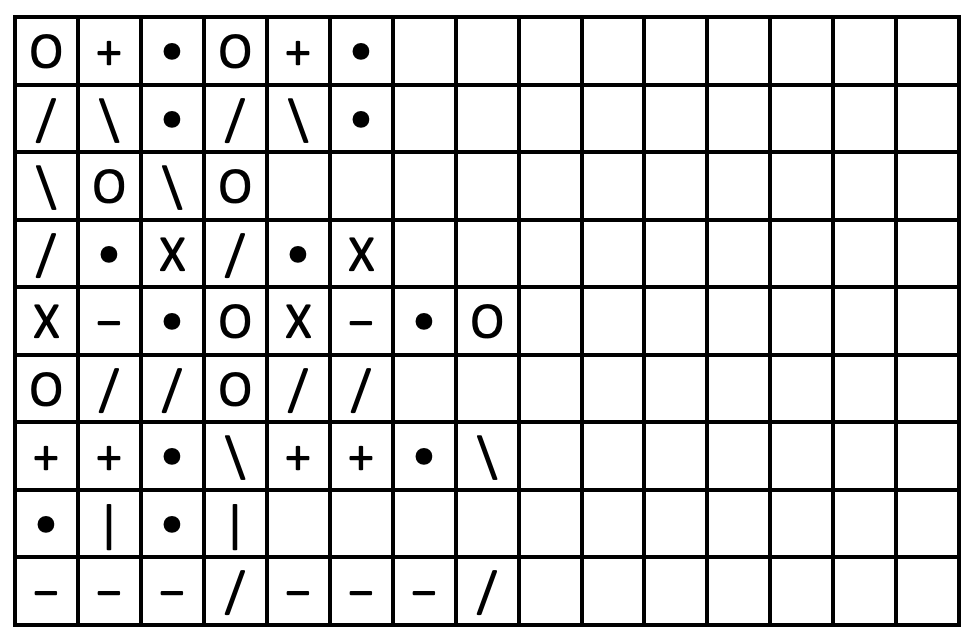
%> input picture Hci575/Homework2/hw2_files/p1_search.png, 978 x 640 px
$ octave p2_code.m   (GNU Octave 9; MATLAB toolbox functions it lacks are replaced by stand-ins)
%> lines starting %> are read from the running program, lines starting %| are printed output that depends on the picture; in (x1, y1, x2, y2) boxes, pixels count from 0 and x2, y2 are one past the last pixel; in counts of white or black regions, pixels touching at a corner belong together; the program's own positions count from 1
%I realized after I did all this that after I did the first part I could've
%just subtracted the first from the second and it would've been the same.
StartingImage = imread('C:\Users\Peyton\Documents\MATLAB\Hci575\Homework2\hw2_files\p1_search.png');
%> StartingImage is the input picture: size 640x978x3 uint8; min 0, max 255, mean 219.1
binary = ~im2bw(StartingImage, 0.5);
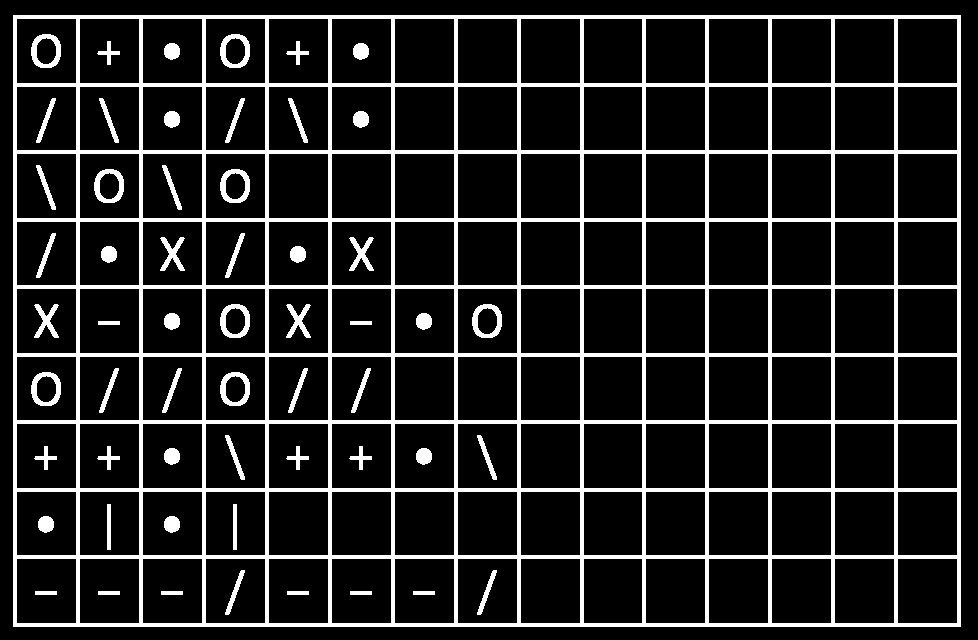
%> binary: size 640x978 logical; 14.1% white; 57 white regions, largest, box (x1, y1, x2, y2) and area: (13, 15, 961, 627) 74528, (31, 34, 61, 68) 458, (220, 34, 250, 68) 458
hostruct = strel('line', 40, 0);
verstruct = strel('line', 40, 90);
ho = imerode(binary, hostruct);
%> ho: size 640x978 logical; 5.8% white; 10 white regions, largest, box (x1, y1, x2, y2) and area: (33, 15, 941, 19) 3632, (33, 83, 941, 87) 3632, (33, 150, 941, 154) 3632
ho= imdilate(ho, hostruct);
%> ho: size 640x978 logical; 6.1% white; 10 white regions, largest, box (x1, y1, x2, y2) and area: (13, 15, 961, 19) 3792, (13, 83, 961, 87) 3792, (13, 150, 961, 154) 3792
ver=imerode(binary, verstruct);
%> ver: size 640x978 logical; 5.9% white; 18 white regions, largest, box (x1, y1, x2, y2) and area: (13, 35, 17, 607) 2288, (76, 35, 80, 607) 2288, (139, 35, 143, 607) 2288
ver=imerode(ver, verstruct);
%> ver: size 640x978 logical; 5.4% white; 16 white regions, largest, box (x1, y1, x2, y2) and area: (13, 55, 17, 587) 2128, (76, 55, 80, 587) 2128, (139, 55, 143, 587) 2128
ver=imdilate(ver, verstruct);
ver=imdilate(ver, verstruct);
%> ver: size 640x978 logical; 6.3% white; 16 white regions, largest, box (x1, y1, x2, y2) and area: (13, 15, 17, 627) 2448, (76, 15, 80, 627) 2448, (139, 15, 143, 627) 2448
EndImageBorder= ho + ver;


figure; imshow(EndImageBorder);

X = ~im2bw(imread('C:\Users\Peyton\Documents\MATLAB\Hci575\Homework2\Symbol_Cutouts\X.png'), 0.5);
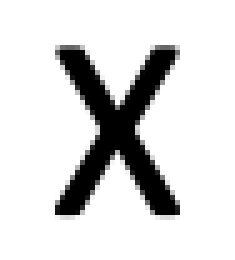
%> input picture Hci575/Homework2/Symbol_Cutouts/X.png, 47 x 52 px (shown 5 times larger)
%> X: size 52x47 logical; 15.1% white; 1 white region, box (x1, y1, x2, y2) and area: (11, 9, 36, 43) 368
vertical = ~im2bw(imread('C:\Users\Peyton\Documents\MATLAB\Hci575\Homework2\Symbol_Cutouts\vertical.png'), 0.5);
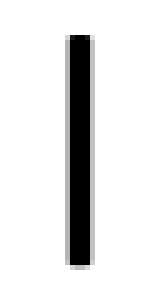
%> input picture Hci575/Homework2/Symbol_Cutouts/vertical.png, 31 x 58 px (shown 5 times larger)
%> vertical: size 58x31 logical; 10.2% white; 1 white region, box (x1, y1, x2, y2) and area: (14, 7, 18, 53) 184
slash =~im2bw(imread('C:\Users\Peyton\Documents\MATLAB\Hci575\Homework2\Symbol_Cutouts\slash.png'), 0.5);
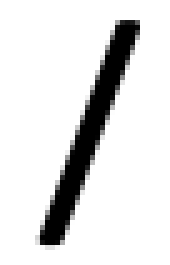
%> input picture Hci575/Homework2/Symbol_Cutouts/slash.png, 34 x 53 px (shown 5 times larger)
%> slash: size 53x34 logical; 12.4% white; 1 white region, box (x1, y1, x2, y2) and area: (8, 4, 28, 49) 223
plus = ~im2bw(imread('C:\Users\Peyton\Documents\MATLAB\Hci575\Homework2\Symbol_Cutouts\plus.png'), 0.5);
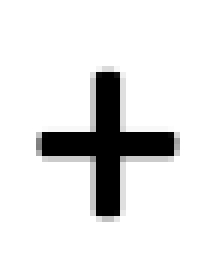
%> input picture Hci575/Homework2/Symbol_Cutouts/plus.png, 37 x 45 px (shown 6 times larger)
%> plus: size 45x37 logical; 10.2% white; 1 white region, box (x1, y1, x2, y2) and area: (6, 12, 29, 36) 169
O = ~im2bw(imread('C:\Users\Peyton\Documents\MATLAB\Hci575\Homework2\Symbol_Cutouts\O.png'), 0.5);
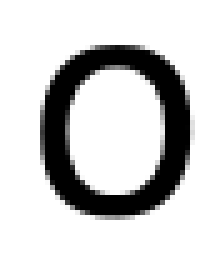
%> input picture Hci575/Homework2/Symbol_Cutouts/O.png, 44 x 51 px (shown 5 times larger)
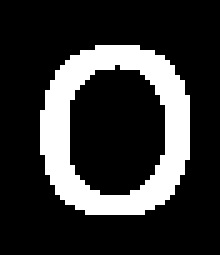
%> O: size 51x44 logical (shown 5 times larger); 20.4% white; 1 white region, box (x1, y1, x2, y2) and area: (8, 9, 38, 43) 458
%> (the run ends here)
